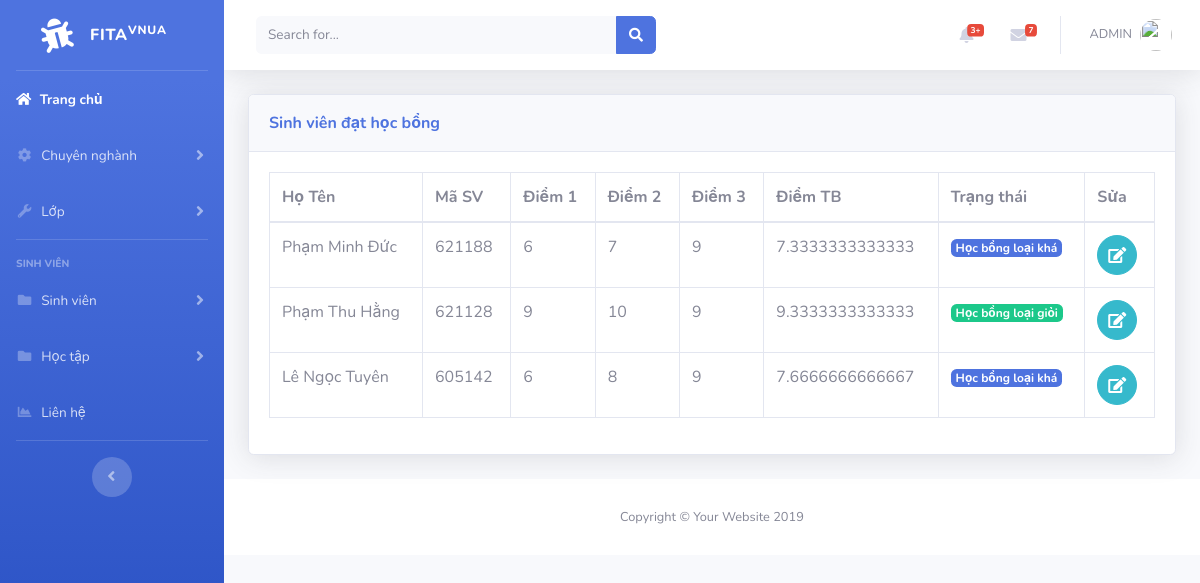
/scholarship.php, run on an earlier commit of the app's database.
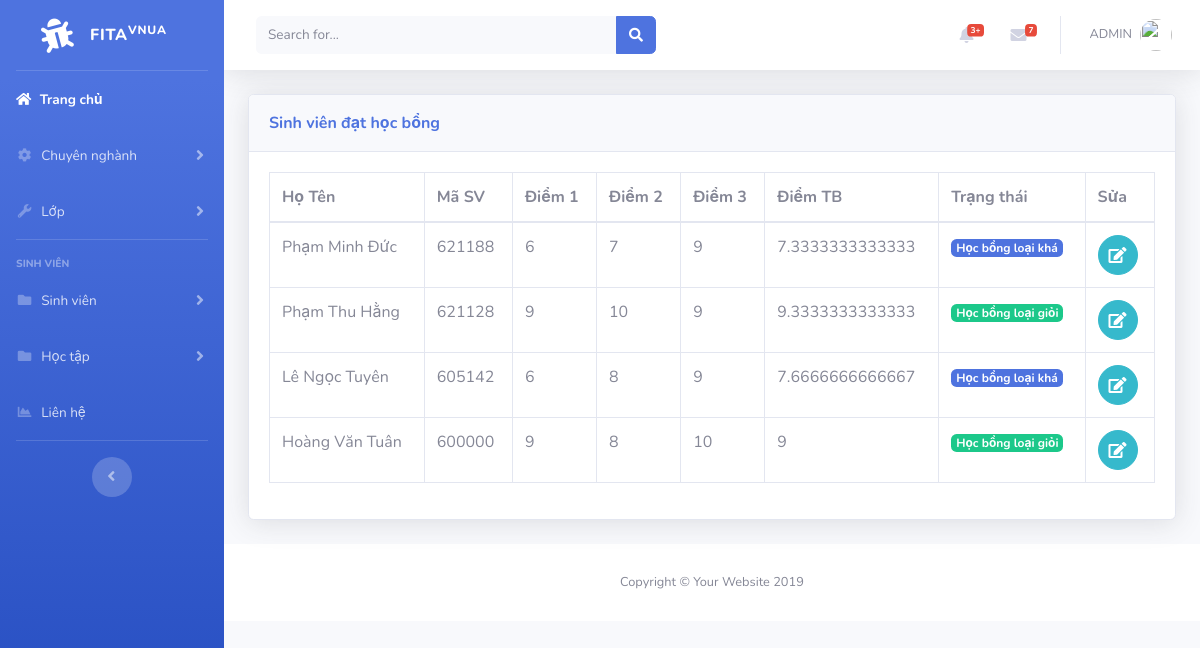
And on a later commit of the database.
### tables this page shows
CREATE TABLE `student` (
  `id` int(11) NOT NULL,
  `name` varchar(50) NOT NULL,
  `code` varchar(6) NOT NULL,
  `class` varchar(50) NOT NULL,
  `phone` varchar(50) NOT NULL,
  `email` varchar(50) NOT NULL,
  `id_pos` int(6) NOT NULL
);

CREATE TABLE `points` (
  `id` int(11) NOT NULL,
  `id_sv` int(11) NOT NULL,
  `diem1` varchar(50) NOT NULL,
  `diem2` varchar(50) NOT NULL,
  `diem3` varchar(50) NOT NULL,
  `tbc` varchar(50) NOT NULL
);

### scholarship.php (the view, shortened to what this page needs)
<?php
include('includes/header.php');
include('includes/navbar.php');
include('includes/connect.php');
?>
<div class="container-fluid">
<div class="card shadow mb-4">
  <div class="card-header py-3">
    <h7 class="m-0 font-weight-bold text-primary">Sinh viên đạt học bổng
    </h7>
  </div>
  <div class="card-body">
  <div class="table-responsive">
<?php
$query_3="SELECT student.name,code, points.id, diem1, diem2, diem3, tbc FROM student INNER JOIN points ON student.id = points.id_sv";
$query_run3=mysqli_query($connect,$query_3);
 ?>
      <table class="table table-bordered" id="dataTable" width="100%" cellspacing="0">
        <thead>
          <tr>
            <th>Họ Tên</th>
            <th>Mã SV</th>
            <th>Điểm 1</>
            <th>Điểm 2</th>
            <th>Điểm 3</th>
            <th>Điểm TB</th>
            <th>Trạng thái</th>
            <th>Sửa</th>
          </tr>
        </thead>
        <tbody>
          <?php
              if(mysqli_num_rows($query_run3)>0)
              {
                while($row=mysqli_fetch_assoc($query_run3))
                {
                  ?>
                      <tr>
                     <?php if($row['tbc']>=7)
                     {
                      ?>
                        <td><?php echo $row['name']; ?></td>
                        <td><?php echo $row['code']; ?></td>
                        <td><?php echo $row['diem1']; ?></td>
                        <td><?php echo $row['diem2']; ?></td>
                        <td><?php echo $row['diem3']; ?></td>
                        <td><?php echo $row['tbc']; ?></td>
                        <td>
                            <?php
                                if($row['tbc']>=8)
                                {
                                    echo '<a href="#" class="badge badge-success">Học bổng loại giỏi</a>';
                                }
                                if($row['tbc']>=7 && $row['tbc']<8 )
                                {
                                    echo '<a href="#" class="badge badge-primary">Học bổng loại khá</a>';
                                }
                            ?>
                        </td>
                        <td>
                            <form action="edit_point.php" method="post">
                                <button  type="submit" name="edit_point" class="btn btn-info btn-circle"><i class="fa fa-edit edit"></i></button>
                            </form>
                        </td>
                      </tr>
                  <?php
              }
           ?>
                  <?php
                }
              }
              else
              {
                echo "Not found";
              }
           ?>
        </tbody>
      </table>
    </div>
  </div>
</div>
</div>
<?php
include('includes/footer.php');
?>

What changed in the data, as far as the page shows it:
added student: name "Hoàng Văn Tuân", code "600000", points.diem1 "9", points.diem2 "8", points.diem3 "10", points.tbc "9", shows "Học bổng loại giỏi"
